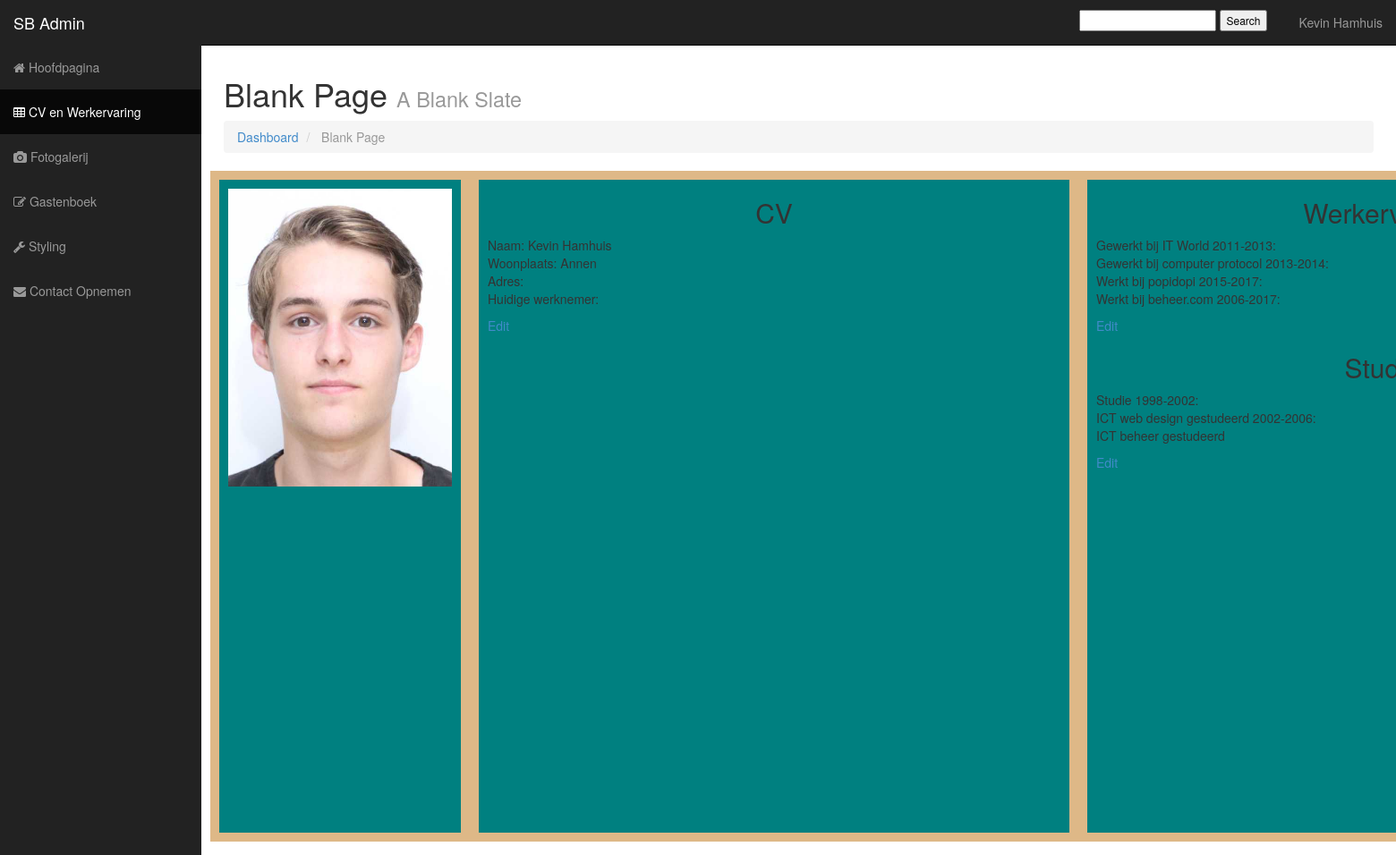
/Bootstrap/cv.php (signed in), run on the app's committed database.
### tables this page shows
CREATE TABLE `user` (
  `User_ID` int(11) NOT NULL,
  `User_Type_ID` int(11) NOT NULL,
  `User_Name` varchar(50) NOT NULL,
  `User_Education` varchar(50) DEFAULT NULL,
  `User_Email` varchar(50) NOT NULL,
  `User_Photo` varchar(50) DEFAULT NULL,
  `User_Password` varchar(50) NOT NULL
);

CREATE TABLE `text_cv` (
  `User_ID` int(11) NOT NULL,
  `cvID` int(11) NOT NULL,
  `Textarea` varchar(1500) DEFAULT NULL,
  `Werkervaring` varchar(1500) DEFAULT NULL,
  `Opleidingen` varchar(1500) DEFAULT NULL,
  `Persoonlijke_Gegevens` varchar(500) DEFAULT NULL,
  `Voorsteltekst` varchar(255) DEFAULT NULL
);

### Bootstrap/session.php (called while the page is built, shortened)
<?php
    include('config.php');
    if(!isset($_SESSION['login_user'])){
        $_SESSION['login_user'] = null;
    }else{
        $user_check = $_SESSION['login_user'];
        $ses_sql = mysqli_query($db,"select * from User where User_Email = '$user_check' ");
        $row = mysqli_fetch_array($ses_sql,MYSQLI_ASSOC);
    }
?>

### Bootstrap/cv.php (the view, shortened to what this page needs)
<?php
  	include ('session.php');
  ?>
<!DOCTYPE html>
<html lang="en">
  <head>
    <link href="css/bootstrap.css" rel="stylesheet">
    <link href="css/sb-admin.css" rel="stylesheet">
    <link rel="stylesheet" href="font-awesome/css/font-awesome.min.css">
  </head>
  <body>
    <div id="wrapper">
      <nav class="navbar navbar-inverse navbar-fixed-top" role="navigation">
        <div class="navbar-header">
          <a class="navbar-brand" href="index.html">SB Admin</a>
        </div>
        <div class="collapse navbar-collapse navbar-ex1-collapse">
          <ul class="nav navbar-nav side-nav">
            <?php
                if(isset($_SESSION['login_user'])){
                    switch ($row['User_Type_ID']){
                        case 4:
                            echo '<li><a href="index.php"><i class="fa fa-home"></i> Hoofdpagina</a></li>
                                <li class="active"><a href="cv.php"><i class="fa fa-table"></i> CV en Werkervaring</a></li>
                                <li><a href="fotogalerij.php"><i class="fa fa-camera"></i> Fotogalerij</a></li>
                                <li><a href="Gastenboek.php"><i class="fa fa-edit"></i> Gastenboek</a></li>
                                <li><a href="styling.php"><i class="fa fa-wrench"></i> Styling</a></li>
                                <li><a href="contact.php"><i class="fa fa-envelope"></i> Contact Opnemen</a></li>';
                            break;
                    }
                }
                else{
                    echo '<li class="active"><a href="index.php"><i class="fa fa-home"></i> Hoofdpagina</a></li>';
                }
            ?>
          </ul>
          <ul class="nav navbar-nav navbar-right navbar-user">
              <li class ='dropdown-header'>
                    <form  method="post" action="search_submit.php?go"  id="searchform" style="padding-top:4%;">
                    <input  type="text" name="name">
                    <input  type="submit" name="submit" value="Search">
                    </form>
              </li>
            <li class="dropdown user-dropdown">
                <a href="#" class="dropdown-toggle" data-toggle="dropdown">
                    <?php
                    if($_SESSION['login_user'] != null){
                        echo $row['User_Name'];
                    }else {
                        echo '<li><a href="login.php"><i class="fa fa-power-off"></i> Log In</a></li>';
                    }
                    ?>
            </li>
          </ul>
        </div>
      </nav>
      <div id="page-wrapper">
                <div class="row">
                    <div class="col-lg-12">
                        <h1>Blank Page <small>A Blank Slate</small></h1>
                        <ol class="breadcrumb">
                            <li><a href="index.html"><i class="icon-dashboard"></i> Dashboard</a></li>
                            <li class="active"><i class="icon-file-alt"></i> Blank Page</li>
                        </ol>
                    </div>
                    <div class="frontendcv">
                        <div class="infocv">
                            <div class="pasfotocv">
                                <img src="img/Pasfoto.jpg" alt="pasfoto">
                            </div>
                        </div>
                        <div class="cv">
                            <h2>CV</h2>
                            <?php
                            $DBConnect = mysqli_connect("localhost", "root", "");
                            if ($DBConnect === FALSE)
                            {
                                echo "<p>Unable to connect to the database server.</p>" . "<p>Error code " . mysqli_error() . ": " . mysqli_error() . "</p>";
                            } else
                            {
                                $DBName = "project_portfolio";
                                if (!mysqli_select_db($DBConnect, $DBName))
                                {
                                    echo "<p>Er is geen cv tekst</p>";
                                } else
                                {
                                    $TableName = "Text_CV";
                                    $SQLstring = "SELECT * FROM $TableName";
                                    $QueryResult = mysqli_query($DBConnect, $SQLstring);
                                    if (mysqli_num_rows($QueryResult) == 0)
                                    {
                                        echo "<p>There are no textfields!</p>";
                                    } else
                                    {
                                        while ($Row = mysqli_fetch_assoc($QueryResult))
                                        {
                                            echo "<p>{$Row['Textarea']}</p>";
                                            echo "<p><a href ='cvtext_edit.php?cvID=" . $Row['cvID'] . "'>Edit</a><p>";
                                        }
                                    }
                                }
                            }
                            ?>
                        </div>
                        <div class="we">
                            <h2>Werkervaring</h2>
                              <?php
                            $DBConnect = mysqli_connect("localhost", "root", "");
                            if ($DBConnect === FALSE)
                            {
                                echo "<p>Unable to connect to the database server.</p>" . "<p>Error code " . mysqli_error() . ": " . mysqli_error() . "</p>";
                            } else
                            {
                                $DBName = "project_portfolio";
                                if (!mysqli_select_db($DBConnect, $DBName))
                                {
                                    echo "<p>Er is geen cv tekst</p>";
                                } else
                                {
                                    $TableName = "Text_CV";
                                    $SQLstring = "SELECT * FROM $TableName";
                                    $QueryResult = mysqli_query($DBConnect, $SQLstring);
                                    if (mysqli_num_rows($QueryResult) == 0)
                                    {
                                        echo "<p>There are no textfields!</p>";
                                    } else
                                    {
                                        while ($Row = mysqli_fetch_assoc($QueryResult))
                                        {
                                            echo "<p>{$Row['Werkervaring']}</p>";
                                            echo "<p><a href ='cvwerkervaring_edit.php?cvID=" . $Row['cvID'] . "'>Edit</a><p>";
                                        }
                                    }
                                }
                            }
                            ?>
                            <h2>Studie</h2>
                            <?php
                            $DBConnect = mysqli_connect("localhost", "root", "");
                            if ($DBConnect === FALSE)
                            {
                                echo "<p>Unable to connect to the database server.</p>" . "<p>Error code " . mysqli_error() . ": " . mysqli_error() . "</p>";
                            } else
                            {
                                $DBName = "project_portfolio";
                                if (!mysqli_select_db($DBConnect, $DBName))
                                {
                                    echo "<p>Er is geen cv tekst</p>";
                                } else
                                {
                                    $TableName = "Text_CV";
                                    $SQLstring = "SELECT * FROM $TableName";
                                    $QueryResult = mysqli_query($DBConnect, $SQLstring);
                                    if (mysqli_num_rows($QueryResult) == 0)
                                    {
                                        echo "<p>There are no textfields!</p>";
                                    } else
                                    {
                                        while ($Row = mysqli_fetch_assoc($QueryResult))
                                        {
                                            echo "<p>{$Row['Opleidingen']}</p>";
                                            echo "<p><a href ='cvopleidingen_edit.php?cvID=" . $Row['cvID'] . "'>Edit</a><p>";
                                        }
                                    }
                                }
                            }
                            ?>
                        </div>
                    </div>
                </div>
            </div>
    </div>
  </body>
</html>

### data on the page
user: User_Name "Kevin Hamhuis"
text_cv: Textarea "Naam: Kevin Hamhuis Woonplaats: Annen Adres: Huidige werknemer:", Werkervaring "Gewerkt bij IT World 2011-2013: Gewerkt bij computer protocol 2013-2014: Werkt bij popidopi 2015-2017: Werkt bij beheer.com 2006-2017:", Opleidingen "Studie 1998-2002: ICT web design gestudeerd 2002-2006: ICT beheer gestudeerd"
